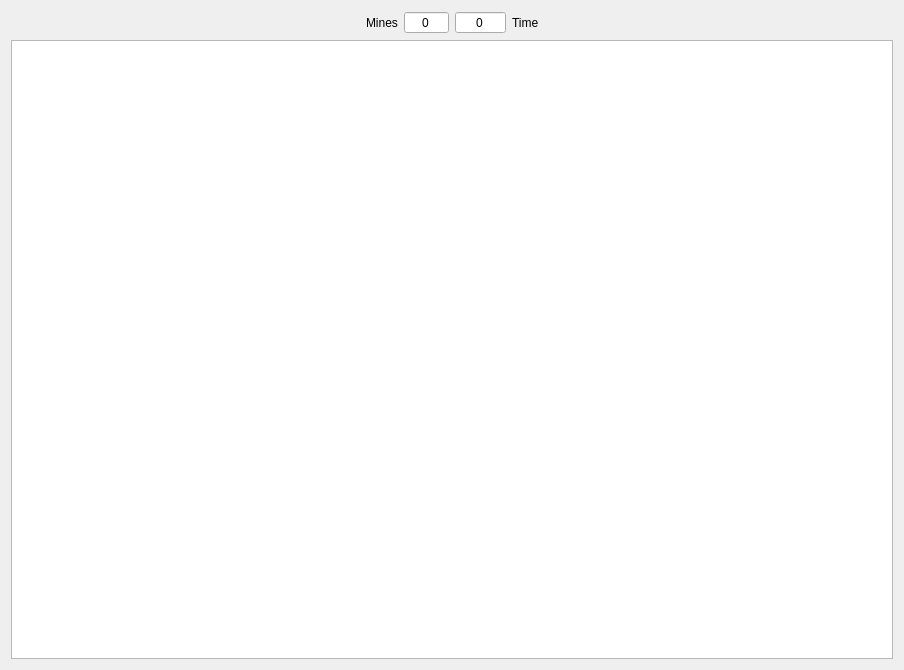
<?xml version="1.0" encoding="UTF-8"?>
<ui version="4.0">
 <class>MinesWidget</class>
 <widget class="QWidget" name="MinesWidget">
  <property name="geometry">
   <rect>
    <x>0</x>
    <y>0</y>
    <width>904</width>
    <height>670</height>
   </rect>
  </property>
  <property name="windowTitle">
   <string>Form</string>
  </property>
  <layout class="QVBoxLayout" name="verticalLayout">
   <item>
    <layout class="QHBoxLayout" name="horizontalLayout">
     <item>
      <spacer name="horizontalSpacer">
       <property name="orientation">
        <enum>Qt::Horizontal</enum>
       </property>
       <property name="sizeHint" stdset="0">
        <size>
         <width>40</width>
         <height>20</height>
        </size>
       </property>
      </spacer>
     </item>
     <item>
      <widget class="QLabel" name="minesLabel">
       <property name="text">
        <string>Mines</string>
       </property>
      </widget>
     </item>
     <item>
      <widget class="QSpinBox" name="minesSpinBox">
       <property name="alignment">
        <set>Qt::AlignCenter</set>
       </property>
       <property name="readOnly">
        <bool>true</bool>
       </property>
       <property name="buttonSymbols">
        <enum>QAbstractSpinBox::NoButtons</enum>
       </property>
       <property name="maximum">
        <number>99999</number>
       </property>
      </widget>
     </item>
     <item>
      <widget class="QSpinBox" name="timeSpinBox">
       <property name="alignment">
        <set>Qt::AlignCenter</set>
       </property>
       <property name="readOnly">
        <bool>true</bool>
       </property>
       <property name="buttonSymbols">
        <enum>QAbstractSpinBox::NoButtons</enum>
       </property>
       <property name="maximum">
        <number>999999</number>
       </property>
      </widget>
     </item>
     <item>
      <widget class="QLabel" name="timeLabel">
       <property name="text">
        <string>Time</string>
       </property>
      </widget>
     </item>
     <item>
      <spacer name="horizontalSpacer_2">
       <property name="orientation">
        <enum>Qt::Horizontal</enum>
       </property>
       <property name="sizeHint" stdset="0">
        <size>
         <width>40</width>
         <height>20</height>
        </size>
       </property>
      </spacer>
     </item>
    </layout>
   </item>
   <item>
    <widget class="BoardView" name="minesGraphicsView"/>
   </item>
  </layout>
 </widget>
 <customwidgets>
  <customwidget>
   <class>BoardView</class>
   <extends>QGraphicsView</extends>
   <header>gui/board_view.hpp</header>
  </customwidget>
 </customwidgets>
 <resources/>
 <connections/>
</ui>
